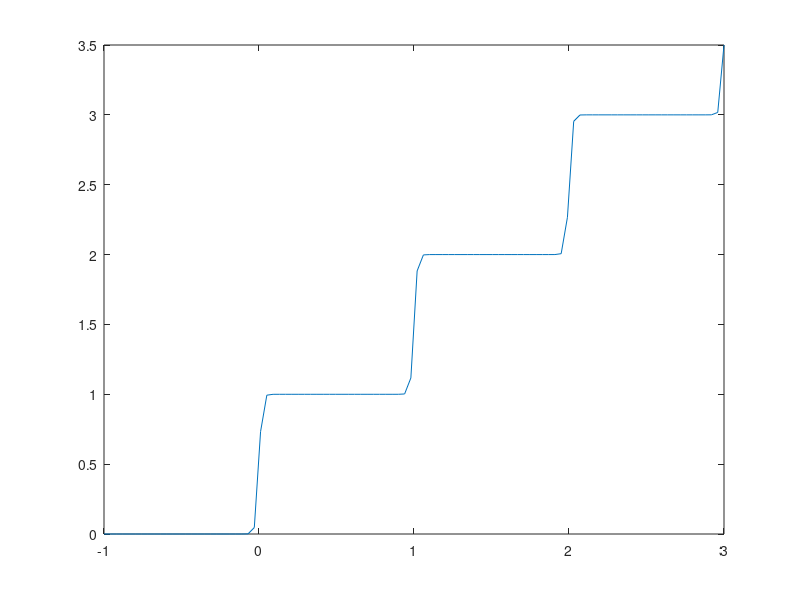

The MATLAB script that drew this image:
function partfun_demo

x = linspace(-1,3,100)';
y = f(x, 10);

plot(x, y);
end

function y = f(x, n)
m = size(x, 1);
r = 0:(n-1);
y = sum(sigmoid(repmat(x, 1, n) - repmat(r, m, 1)), 2);
end

function z = sigmoid(x)
    z = 1./(1 + exp(-x*100));
end
